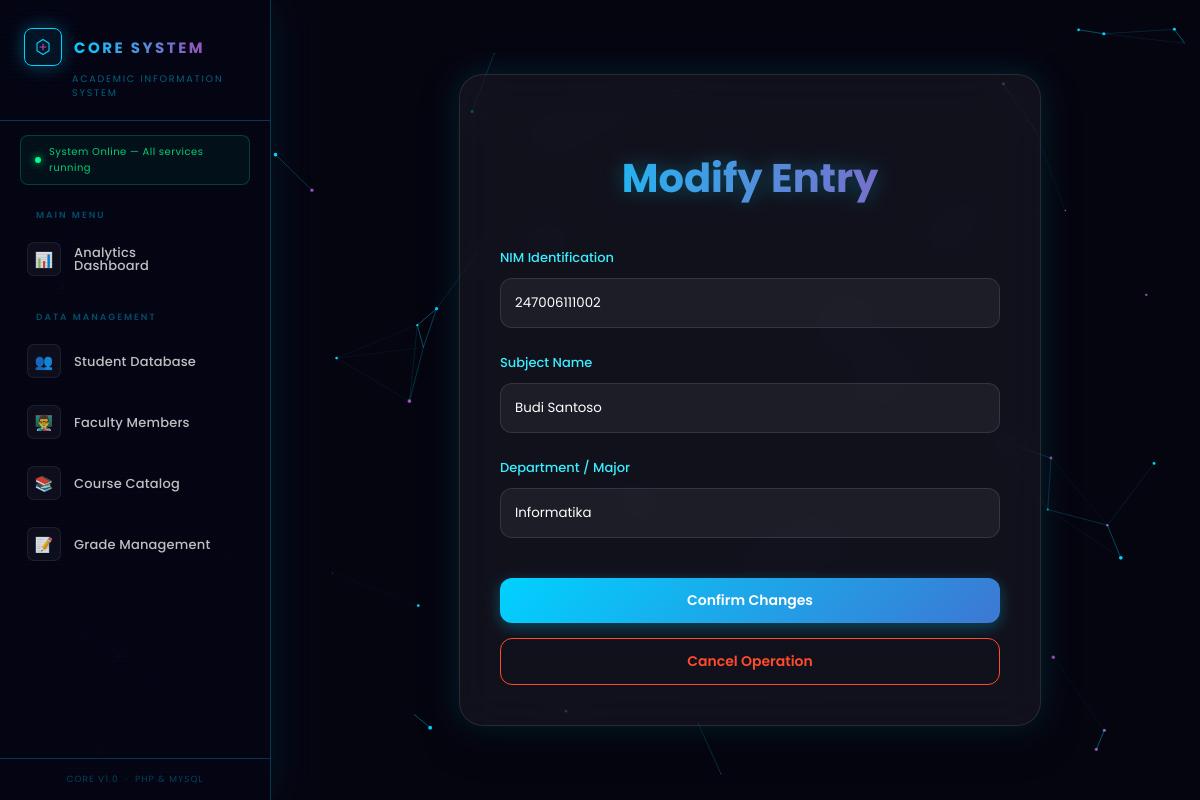
Page /edit.php?id=2 on the committed database.
### tables this page shows
CREATE TABLE IF NOT EXISTS mahasiswa (
    id       INT AUTO_INCREMENT PRIMARY KEY,
    npm      VARCHAR(20)  NOT NULL UNIQUE,
    nama     VARCHAR(100) NOT NULL,
    jurusan  VARCHAR(100) NOT NULL,
    created_at TIMESTAMP DEFAULT CURRENT_TIMESTAMP
);

### edit.php (the view, shortened to what this page needs)
<?php
require 'connection.php';
$id = $_GET['id'];
$stmt = $pdo->prepare("SELECT * FROM mahasiswa WHERE id = ?");
$stmt->execute([$id]);
$data = $stmt->fetch(PDO::FETCH_ASSOC);
?>
<!DOCTYPE html>
<html lang="id">
<head>
    <link rel="stylesheet" href="style.css">
</head>
<body>
    <?php include 'sidebar.php'; ?>
    <div class="container" style="max-width: 500px;">
        <h2>Modify Entry</h2>
        <form method="POST" action="">
            <div class="form-group">
                <label>NIM Identification</label>
                <input type="text" name="npm" value="<?= htmlspecialchars($data['npm']); ?>" required>
            </div>
            <div class="form-group">
                <label>Subject Name</label>
                <input type="text" name="nama" value="<?= htmlspecialchars($data['nama']); ?>" required>
            </div>
            <div class="form-group">
                <label>Department / Major</label>
                <input type="text" name="jurusan" value="<?= htmlspecialchars($data['jurusan']); ?>" required>
            </div>
            <div style="margin-top: 40px; display: flex; flex-direction: column; gap: 15px;">
                <button type="submit" class="btn btn-primary" style="width: 100%; justify-content: center;">Confirm Changes</button>
                <a href="index.php" class="btn btn-delete" style="justify-content: center;">Cancel Operation</a>
            </div>
        </form>
    </div>
</body>
</html>

### style.css (style rules this page uses)
:root { --bg-color: #0d0d1a; --card-bg: rgba(255, 255, 255, 0.05); --primary-color: #00d2ff; --secondary-color: #9d50bb; --text-color: #e0e0e0; --accent-color: #3aedff; --danger-color: #ff4b2b; --glass-border: rgba(255, 255, 255, 0.1); }
body { background: #050510; font-family: 'Poppins', 'Segoe UI', sans-serif; color: var(--text-color); margin: 0; padding: 0; min-height: 100vh; display: flex; justify-content: center; align-items: center; flex-direction: column; overflow-x: hidden; }
.container { width: 90%; max-width: 1100px; background: var(--card-bg); backdrop-filter: blur(20px); border: 1px solid var(--glass-border); padding: 40px; border-radius: 24px; box-shadow: 0 0 30px rgba(0, 210, 255, 0.15), 0 15px 35px rgba(0, 0, 0, 0.5); animation: fadeIn 0.8s ease-out; position: relative; z-index: 1; }
h2 { text-align: center; background: linear-gradient(to right, #00d2ff, #9d50bb); -webkit-background-clip: text; -webkit-text-fill-color: transparent; font-size: 2.5rem; margin-bottom: 40px; filter: drop-shadow(0 0 10px rgba(0, 210, 255, 0.3)); font-weight: 700; }
.btn { padding: 12px 24px; border: none; border-radius: 12px; cursor: pointer; font-weight: 600; transition: all 0.4s cubic-bezier(0.175, 0.885, 0.32, 1.275); text-decoration: none; display: inline-flex; align-items: center; font-size: 14px; position: relative; overflow: hidden; font-family: 'Poppins', sans-serif; }
.btn-primary { background: linear-gradient(135deg, #00d2ff 0%, #3a7bd5 50%, #9d50bb 100%); background-size: 200% auto; color: white; box-shadow: 0 4px 15px rgba(0, 210, 255, 0.3); }
.btn-delete { background: transparent; border: 1px solid var(--danger-color); color: var(--danger-color); }
.form-group { margin-bottom: 25px; }
label { display: block; margin-bottom: 10px; color: var(--accent-color); font-size: 13px; font-weight: 500; }
input[type="text"] { width: 100%; padding: 14px; background: rgba(255, 255, 255, 0.05); border: 1px solid var(--glass-border); border-radius: 12px; color: #fff; outline: none; transition: 0.3s; box-sizing: border-box; font-family: 'Poppins', sans-serif; }

### sidebar.php (style rules this page uses)
:root { --sb-bg: rgba(5, 5, 20, 0.97); --sb-border: rgba(0, 210, 255, 0.25); --sb-w: 270px; --sb-primary: #00d2ff; --sb-secondary: #9d50bb; --sb-accent: #3aedff; --sb-text: rgba(224, 224, 224, 0.85); --sb-hover-bg: rgba(0, 210, 255, 0.08); --sb-active-bg: rgba(0, 210, 255, 0.14); --sb-glow: 0 0 18px rgba(0, 210, 255, 0.35); --sb-speed: 0.38s; --sb-ease: cubic-bezier(0.4, 0, 0.2, 1); }
@media (min-width: 900px) { body.sb-open .container { margin-left: calc(var(--sb-w) + 30px); transition: margin-left var(--sb-speed) var(--sb-ease); } }

### rows in the picture
mahasiswa: npm "247006111002", nama "Budi Santoso", jurusan "Informatika"
